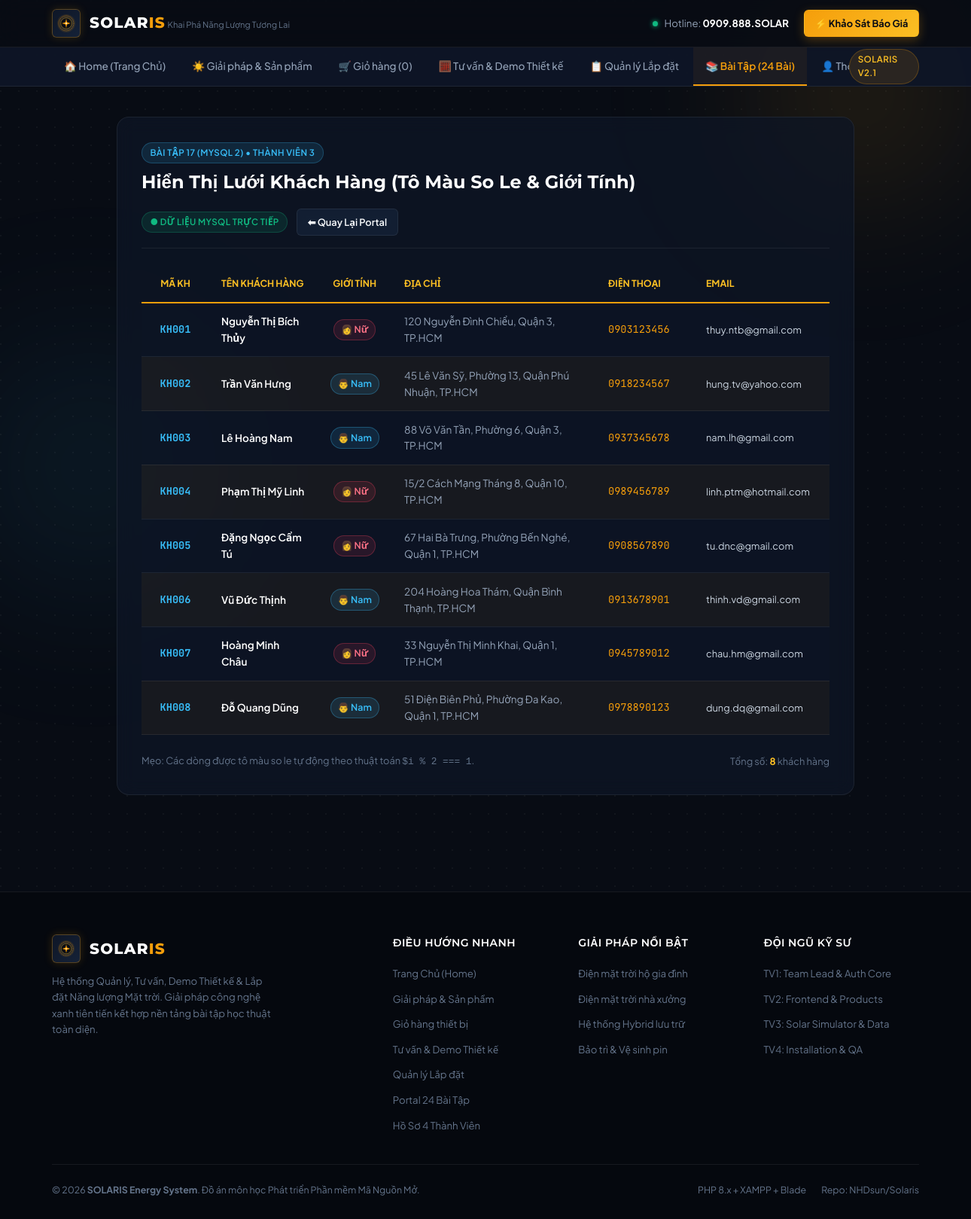
Screenshot of /index.php?page=exercises&exercise=17 with the database file from the repository.
### tables this page shows
CREATE TABLE `khach_hang` (
    `Ma_khach_hang` VARCHAR(20) NOT NULL PRIMARY KEY,
    `Ten_khach_hang` VARCHAR(100) NOT NULL,
    `Phai` TINYINT(1) DEFAULT 0 COMMENT '0: Nam, 1: Nữ',
    `Dia_chi` VARCHAR(200) NULL,
    `Dien_thoai` VARCHAR(20) NULL,
    `Email` VARCHAR(100) NULL
);

### resources/views/pages/exercises/member3/exercise17_mysql_khach_hang.php (the view, shortened to what this page needs)
<?php
$pdo = Database::getPdo();
$khach_hang_list = [];
$is_live_data = false;
if ($pdo !== null) {
    try {
        $stmt = $pdo->query("SELECT Ma_khach_hang, Ten_khach_hang, Phai, Dia_chi, Dien_thoai, Email FROM khach_hang");
        $khach_hang_list = $stmt->fetchAll(PDO::FETCH_ASSOC);
        $is_live_data = true;
    } catch (\Exception $e) {
        $db_error = $e->getMessage();
    }
}
?>
<div class="sol-glass-card" style="padding: 2rem; max-width: 980px; margin: 0 auto;">
    <div style="display: flex; align-items: center; justify-content: space-between; flex-wrap: wrap; gap: 1rem; margin-bottom: 1.5rem; border-bottom: 1px solid var(--border-subtle); padding-bottom: 1rem;">
        <div>
            <span class="sol-badge sol-badge--cyan" style="margin-bottom: 0.35rem;">BÀI TẬP 17 (MYSQL 2) • THÀNH VIÊN 3</span>
            <h2 style="color: #ffffff; font-size: 1.5rem; font-family: var(--font-heading);">
                Hiển Thị Lưới Khách Hàng (Tô Màu So Le & Giới Tính)
            </h2>
        </div>
        <div style="display: flex; align-items: center; gap: 0.75rem;">
            <span class="sol-badge <?= $is_live_data ? 'sol-badge--emerald' : 'sol-badge--amber' ?>">
                <?= $is_live_data ? '● Dữ liệu MySQL Trực tiếp' : '○ Dữ liệu mẫu (Cần import SQL)' ?>
            </span>
            <a href="index.php?page=exercises" class="sol-btn sol-btn--secondary sol-btn--sm">⬅ Quay Lại Portal</a>
        </div>
    </div>
    <div style="overflow-x: auto;">
        <table style="width: 100%; border-collapse: collapse; font-size: 0.85rem; text-align: left;">
            <thead>
                <tr style="border-bottom: 2px solid var(--accent-amber); color: var(--accent-gold); font-size: 0.775rem; text-transform: uppercase;">
                    <th style="padding: 0.85rem 1rem; width: 90px; text-align: center;">Mã KH</th>
                    <th style="padding: 0.85rem 1rem;">Tên Khách Hàng</th>
                    <th style="padding: 0.85rem 1rem; width: 100px; text-align: center;">Giới Tính</th>
                    <th style="padding: 0.85rem 1rem;">Địa Chỉ</th>
                    <th style="padding: 0.85rem 1rem; width: 130px;">Điện Thoại</th>
                    <th style="padding: 0.85rem 1rem; width: 180px;">Email</th>
                </tr>
            </thead>
            <tbody>
                <?php foreach ($khach_hang_list as $i => $row):
                    $isNu = ((int)($row['Phai'] ?? $row[2] ?? 0)) === 1;
                    $rowBg = $i % 2 === 1 ? 'rgba(245, 158, 11, 0.05)' : 'rgba(14, 22, 38, 0.4)';
                ?>
                    <tr style="border-bottom: 1px solid var(--border-subtle); background: <?= $rowBg ?>; transition: background 0.15s ease;">
                        <td style="padding: 0.85rem 1rem; text-align: center; font-family: var(--font-mono); color: var(--accent-cyan); font-weight: 700;">
                            <?= htmlspecialchars($row['Ma_khach_hang'] ?? $row[0] ?? '') ?>
                        </td>
                        <td style="padding: 0.85rem 1rem; color: #ffffff; font-weight: 600;">
                            <?= htmlspecialchars($row['Ten_khach_hang'] ?? $row[1] ?? '') ?>
                        </td>
                        <td style="padding: 0.85rem 1rem; text-align: center;">
                            <?php if ($isNu): ?>
                                <span style="display: inline-flex; align-items: center; gap: 0.3rem; padding: 0.2rem 0.55rem; background: rgba(244, 63, 94, 0.12); border: 1px solid rgba(244, 63, 94, 0.3); border-radius: 999px; color: #fb7185; font-size: 0.775rem; font-weight: 600;">
                                    👩 Nữ
                                </span>
                            <?php else: ?>
                                <span style="display: inline-flex; align-items: center; gap: 0.3rem; padding: 0.2rem 0.55rem; background: rgba(56, 189, 248, 0.12); border: 1px solid rgba(56, 189, 248, 0.3); border-radius: 999px; color: #38bdf8; font-size: 0.775rem; font-weight: 600;">
                                    👨 Nam
                                </span>
                            <?php endif; ?>
                        </td>
                        <td style="padding: 0.85rem 1rem; color: var(--text-secondary);">
                            <?= htmlspecialchars($row['Dia_chi'] ?? $row[3] ?? '') ?>
                        </td>
                        <td style="padding: 0.85rem 1rem; color: var(--accent-amber); font-family: var(--font-mono);">
                            <?= htmlspecialchars($row['Dien_thoai'] ?? $row[4] ?? '') ?>
                        </td>
                        <td style="padding: 0.85rem 1rem; color: #cbd5e1; font-size: 0.8rem;">
                            <?= htmlspecialchars($row['Email'] ?? $row[5] ?? '') ?>
                        </td>
                    </tr>
                <?php endforeach; ?>
            </tbody>
        </table>
    </div>
    <div style="margin-top: 1.5rem; display: flex; justify-content: space-between; align-items: center; font-size: 0.8rem; color: var(--text-muted);">
        <div>
            Mẹo: Các dòng được tô màu so le tự động theo thuật toán <code>$i % 2 === 1</code>.
        </div>
        <div>
            Tổng số: <strong style="color: var(--accent-gold);"><?= count($khach_hang_list) ?></strong> khách hàng
        </div>
    </div>
</div>

### resources/css/solaris-theme.css (style rules this page uses)
:root { --font-sans: 'Plus Jakarta Sans', system-ui, -apple-system, sans-serif; --font-heading: 'Montserrat', sans-serif; --font-mono: 'JetBrains Mono', monospace; --bg-base: #080c14; --bg-surface: #0e1626; --bg-elevated: #152238; --bg-card: rgba(14, 22, 38, 0.75); --accent-amber: #f59e0b; --accent-gold: #fbbf24; --accent-cyan: #38bdf8; --accent-emerald: #10b981; --accent-rose: #f43f5e; --text-primary: #f8fafc; --text-secondary: #94a3b8; --text-muted: #64748b; --border-subtle: rgba(255, 255, 255, 0.07); --border-hover: rgba(245, 158, 11, 0.35); --radius-sm: 6px; --radius-md: 10px; --radius-lg: 16px; --radius-xl: 20px; --radius-full: 9999px; --transition: 0.2s cubic-bezier(0.16, 1, 0.3, 1); }
*, *::before, *::after { box-sizing: border-box; margin: 0; padding: 0; }
html { scroll-behavior: smooth; }
body { font-family: var(--font-sans); background-color: var(--bg-base); color: var(--text-primary); line-height: 1.6; min-height: 100vh; display: flex; flex-direction: column; overflow-x: hidden; position: relative; }
.solar-bg-grid { background-image: radial-gradient(circle at 1px 1px, rgba(255, 255, 255, 0.04) 1px, transparent 0); background-size: 24px 24px; }
.sol-btn { display: inline-flex; align-items: center; justify-content: center; gap: 0.5rem; padding: 0.65rem 1.25rem; font-size: 0.875rem; font-weight: 600; font-family: var(--font-sans); border-radius: var(--radius-sm); transition: var(--transition); cursor: pointer; border: 1px solid transparent; text-decoration: none; white-space: nowrap; }
.sol-btn--secondary { background: rgba(21, 34, 56, 0.8); color: var(--text-primary); border: 1px solid var(--border-subtle); backdrop-filter: blur(8px); }
.sol-btn--sm { padding: 0.4rem 0.85rem; font-size: 0.8rem; }
.sol-glass-card { background: var(--bg-card); backdrop-filter: blur(12px); -webkit-backdrop-filter: blur(12px); border: 1px solid var(--border-subtle); border-radius: var(--radius-lg); transition: var(--transition); position: relative; overflow: hidden; }
.sol-badge { display: inline-flex; align-items: center; gap: 0.35rem; padding: 0.25rem 0.65rem; font-size: 0.725rem; font-weight: 600; border-radius: var(--radius-full); letter-spacing: 0.4px; text-transform: uppercase; }
.sol-badge--emerald { background: rgba(16, 185, 129, 0.12); color: var(--accent-emerald); border: 1px solid rgba(16, 185, 129, 0.25); }
.sol-badge--cyan { background: rgba(56, 189, 248, 0.12); color: var(--accent-cyan); border: 1px solid rgba(56, 189, 248, 0.25); }

### rows the page displays
khach_hang: Ma_khach_hang "KH001", Ten_khach_hang "Nguyễn Thị Bích Thủy", Phai "👩 Nữ", Dia_chi "120 Nguyễn Đình Chiểu, Quận 3, TP.HCM", Dien_thoai "0903123456", Email "thuy.ntb@gmail.com"
khach_hang: Ma_khach_hang "KH002", Ten_khach_hang "Trần Văn Hưng", Phai "👨 Nam", Dia_chi "45 Lê Văn Sỹ, Phường 13, Quận Phú Nhuận, TP.HCM", Dien_thoai "0918234567", Email "hung.tv@yahoo.com"
khach_hang: Ma_khach_hang "KH003", Ten_khach_hang "Lê Hoàng Nam", Phai "👨 Nam", Dia_chi "88 Võ Văn Tần, Phường 6, Quận 3, TP.HCM", Dien_thoai "0937345678", Email "nam.lh@gmail.com"
khach_hang: Ma_khach_hang "KH004", Ten_khach_hang "Phạm Thị Mỹ Linh", Phai "👩 Nữ", Dia_chi "15/2 Cách Mạng Tháng 8, Quận 10, TP.HCM", Dien_thoai "0989456789", Email "linh.ptm@hotmail.com"
khach_hang: Ma_khach_hang "KH005", Ten_khach_hang "Đặng Ngọc Cẩm Tú", Phai "👩 Nữ", Dia_chi "67 Hai Bà Trưng, Phường Bến Nghé, Quận 1, TP.HCM", Dien_thoai "0908567890", Email "tu.dnc@gmail.com"
khach_hang: Ma_khach_hang "KH006", Ten_khach_hang "Vũ Đức Thịnh", Phai "👨 Nam", Dia_chi "204 Hoàng Hoa Thám, Quận Bình Thạnh, TP.HCM", Dien_thoai "0913678901", Email "thinh.vd@gmail.com"
khach_hang: Ma_khach_hang "KH007", Ten_khach_hang "Hoàng Minh Châu", Phai "👩 Nữ", Dia_chi "33 Nguyễn Thị Minh Khai, Quận 1, TP.HCM", Dien_thoai "0945789012", Email "chau.hm@gmail.com"
khach_hang: Ma_khach_hang "KH008", Ten_khach_hang "Đỗ Quang Dũng", Phai "👨 Nam", Dia_chi "51 Điện Biên Phủ, Phường Đa Kao, Quận 1, TP.HCM", Dien_thoai "0978890123", Email "dung.dq@gmail.com"

### other values shown
count($khach_hang_list) "8"
